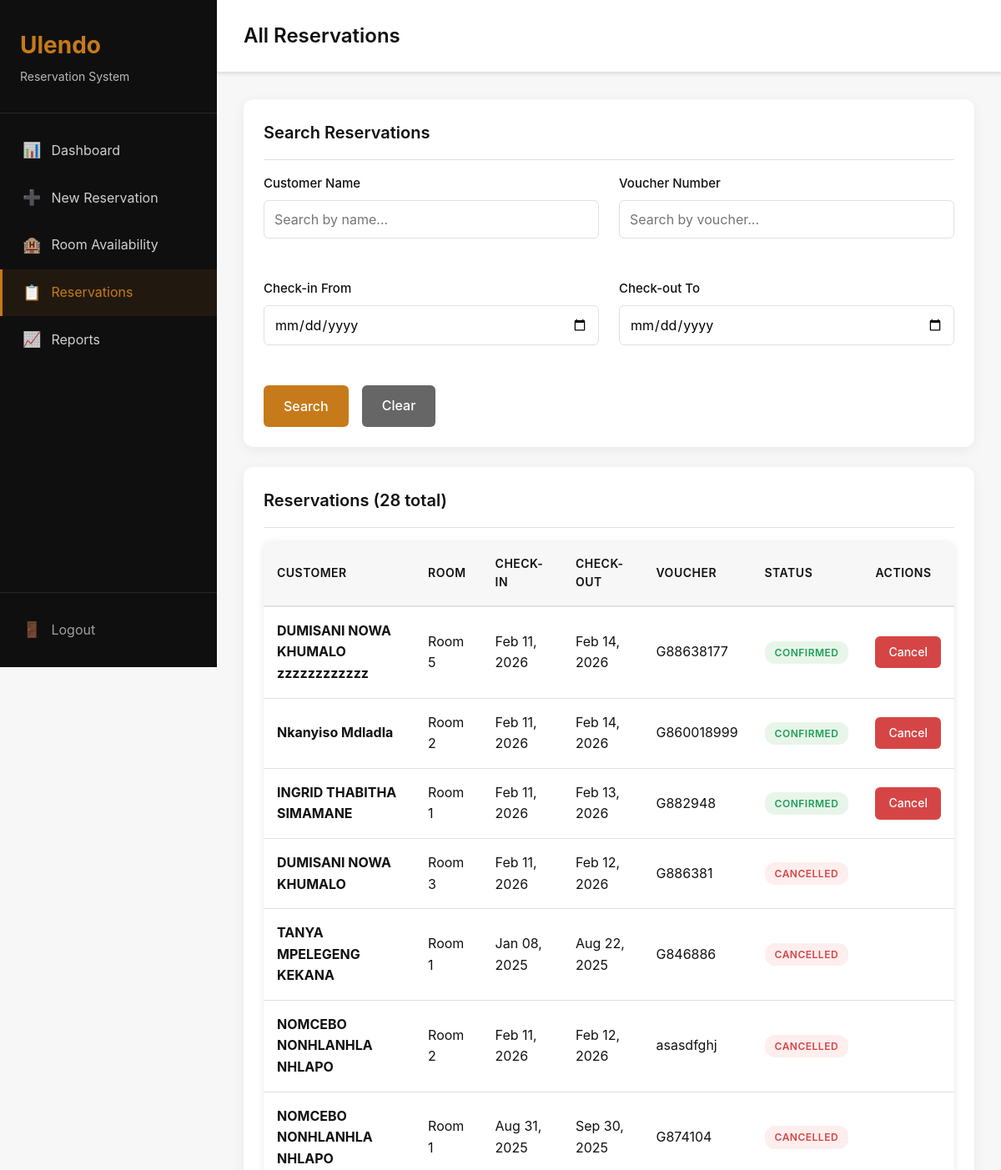
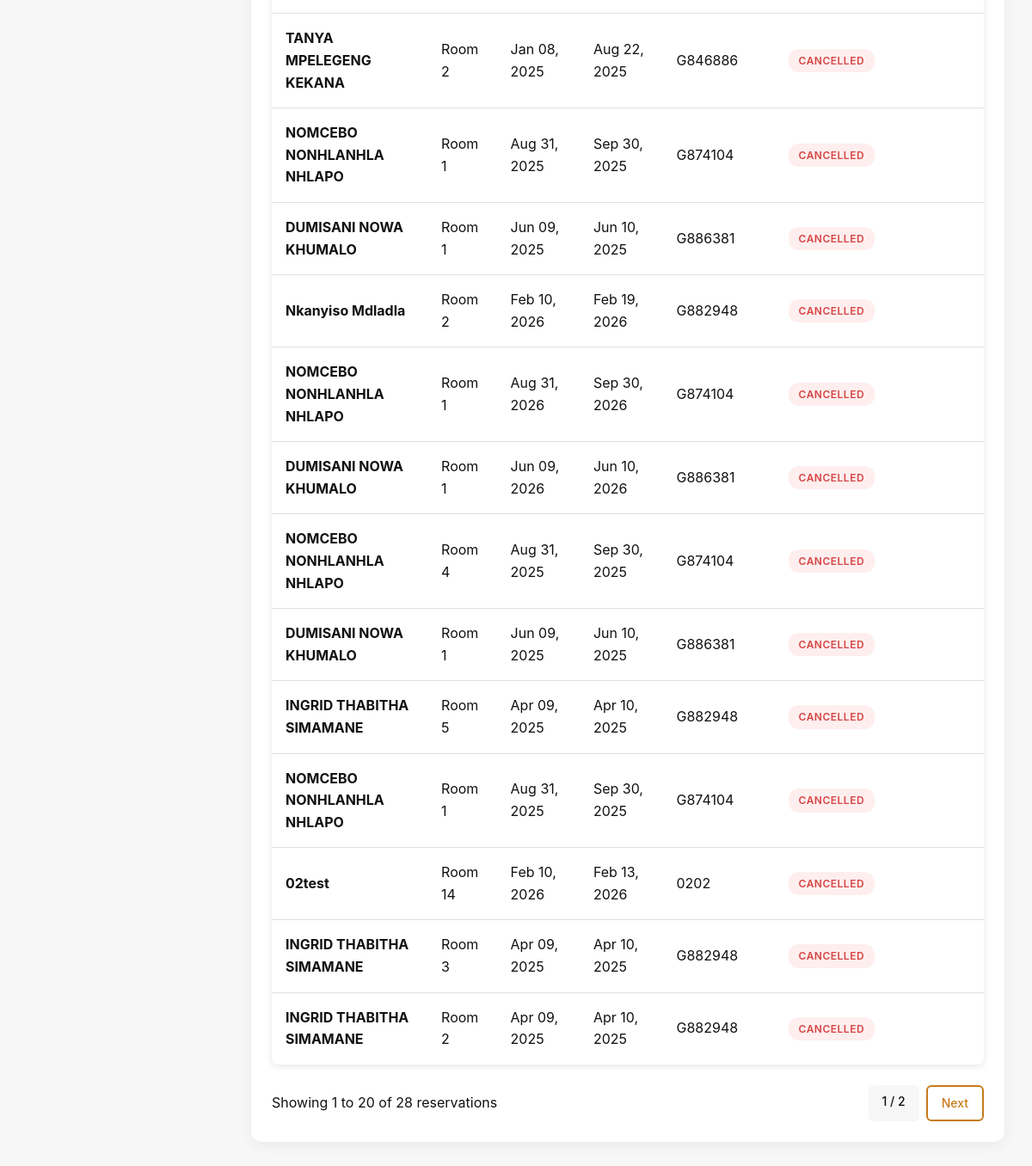
The page /list/ (signed in) on the database as committed earlier (2 pictures, top to bottom).
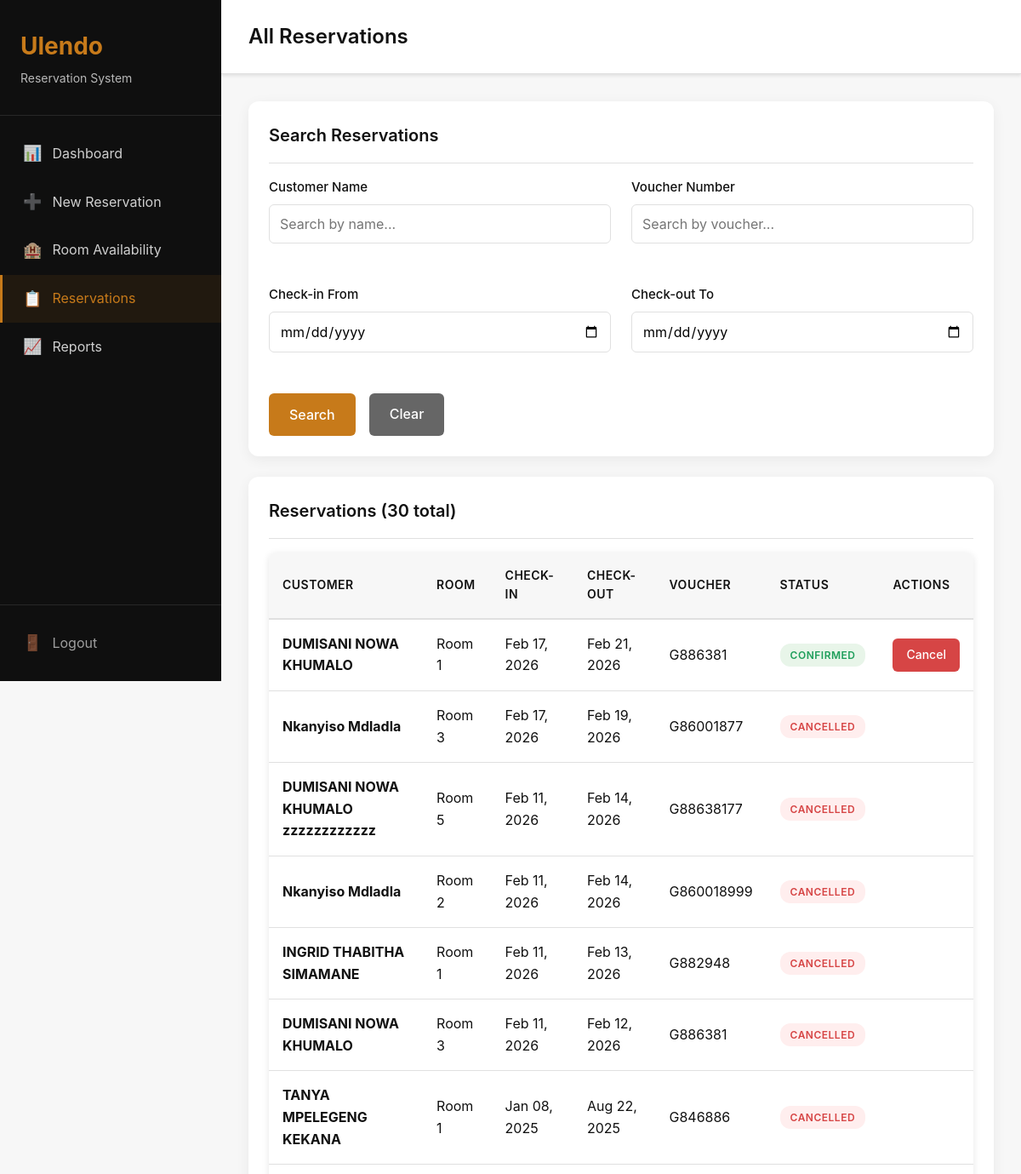
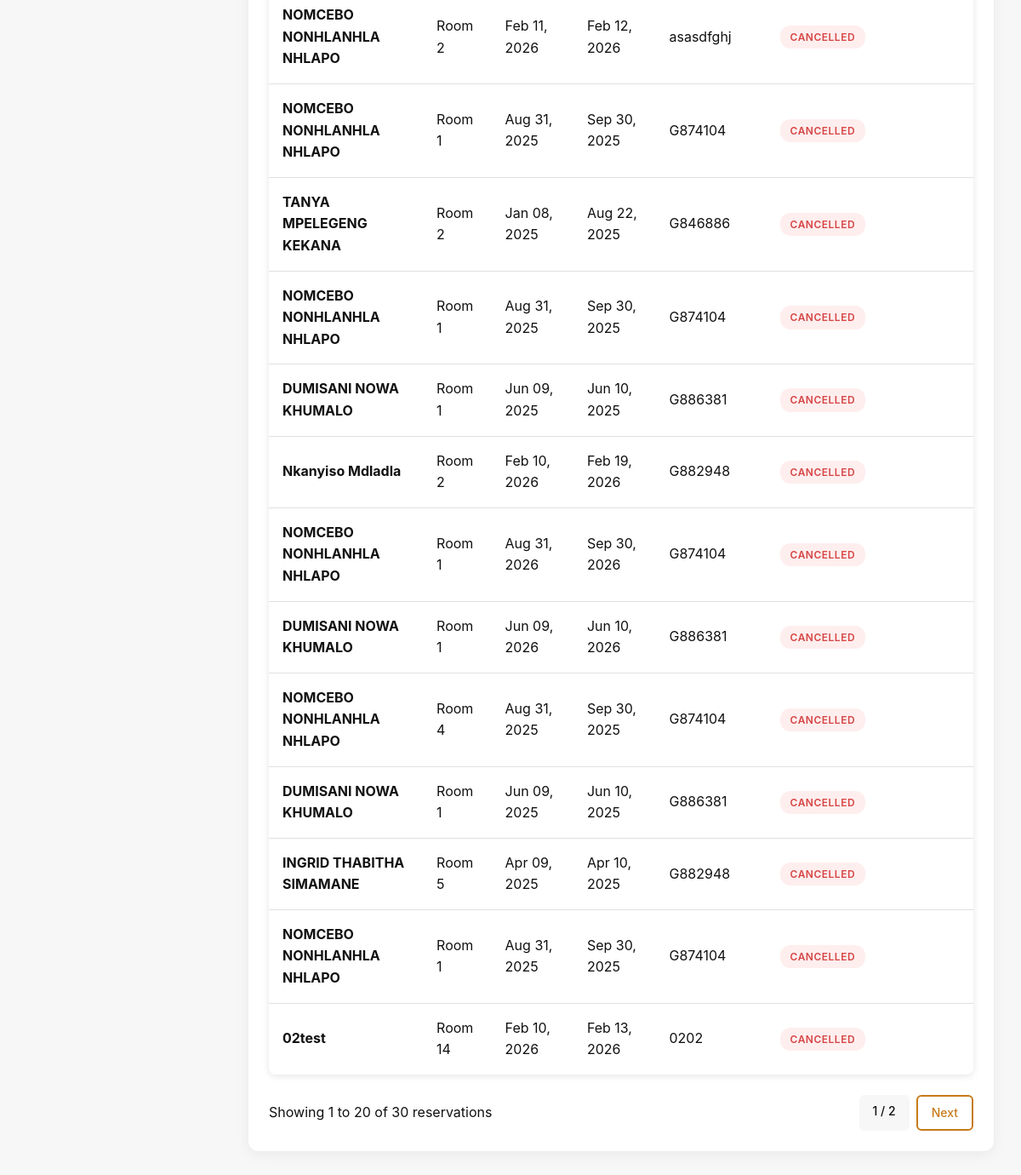
The same page on the database as committed later (2 pictures, top to bottom).
### reservations/models.py (models this page shows, shortened)
class Reservation(models.Model):
    STATUS_CHOICES = [
        ('confirmed', 'Confirmed'),
        ('cancelled', 'Cancelled'),
    ]
    customer_name = models.CharField(max_length=200)
    voucher_number = models.CharField(max_length=100, blank=True, null=True)
    room = models.ForeignKey(Room, on_delete=models.CASCADE, related_name='reservations')
    check_in_date = models.DateField()
    check_out_date = models.DateField()
    status = models.CharField(max_length=20, choices=STATUS_CHOICES, default='confirmed')
    notes = models.TextField(blank=True, null=True)
    created_at = models.DateTimeField(auto_now_add=True)
    updated_at = models.DateTimeField(auto_now=True)
    class Meta:
        ordering = ['-created_at']
        verbose_name = 'Reservation'
        verbose_name_plural = 'Reservations'
        indexes = [
            models.Index(fields=['check_in_date', 'check_out_date']),
            models.Index(fields=['status']),
        ]

### rooms/models.py (models this page shows, shortened)
class Room(models.Model):
    room_number = models.CharField(max_length=10, unique=True)
    room_type = models.CharField(max_length=50, blank=True, null=True)
    is_active = models.BooleanField(default=True)
    created_at = models.DateTimeField(auto_now_add=True)
    updated_at = models.DateTimeField(auto_now=True)
    class Meta:
        ordering = ['room_number']
        verbose_name = 'Room'
        verbose_name_plural = 'Rooms'

### reservations/views.py (the view)
# urls.py: path('list/', views.reservation_list, name='reservation_list'),
@login_required
def reservation_list(request):
    reservations = Reservation.objects.select_related('room').order_by('-created_at')
    search_name = request.GET.get('name', '')
    search_voucher = request.GET.get('voucher', '')
    start_date = request.GET.get('start_date', '')
    end_date = request.GET.get('end_date', '')
    if search_name:
        reservations = reservations.filter(customer_name__icontains=search_name)
    if search_voucher:
        reservations = reservations.filter(voucher_number__icontains=search_voucher)
    if start_date:
        try:
            start_date_obj = datetime.strptime(start_date, '%Y-%m-%d').date()
            reservations = reservations.filter(check_in_date__gte=start_date_obj)
        except ValueError:
            pass
    if end_date:
        try:
            end_date_obj = datetime.strptime(end_date, '%Y-%m-%d').date()
            reservations = reservations.filter(check_out_date__lte=end_date_obj)
        except ValueError:
            pass
    paginator = Paginator(reservations, 20)
    page_number = request.GET.get('page')
    page_obj = paginator.get_page(page_number)
    context = {'page_obj': page_obj, 'search_name': search_name, 'search_voucher': search_voucher, 'start_date': start_date, 'end_date': end_date}
    return render(request, 'reservations/reservation_list.html', context)

### reservations/templates/reservations/reservation_list.html (shortened to what the changed rows need)
{% extends 'base.html' %}
{% block page_title %}All Reservations{% endblock %}
{% block content %}
<div class="card">
    <div class="card-header">
        <h3 class="card-title">Reservations ({{ page_obj.paginator.count }} total)</h3>
    </div>
    <div class="card-body">
        <div class="table-container">
            <table>
                <thead>
                    <tr>
                        <th>Customer</th>
                        <th>Room</th>
                        <th>Check-in</th>
                        <th>Check-out</th>
                        <th>Voucher</th>
                        <th>Status</th>
                        <th>Actions</th>
                    </tr>
                </thead>
                <tbody>
                    {% for reservation in page_obj %}
                    <tr>
                        <td><strong>{{ reservation.customer_name }}</strong></td>
                        <td>Room {{ reservation.room.room_number }}</td>
                        <td>{{ reservation.check_in_date|date:"M d, Y" }}</td>
                        <td>{{ reservation.check_out_date|date:"M d, Y" }}</td>
                        <td>{{ reservation.voucher_number|default:"—" }}</td>
                        <td>
                            {% if reservation.status == 'confirmed' %}
                            <span class="badge badge-success">Confirmed</span>
                            {% else %}
                            <span class="badge badge-error">Cancelled</span>
                            {% endif %}
                        </td>
                        <td>
                            <div class="d-flex gap-1">
                                {% if reservation.status == 'confirmed' %}
                                <a href="{% url 'reservations:cancel_reservation' reservation.pk %}" class="btn btn-sm btn-danger">Cancel</a>
                                {% endif %}
                            </div>
                        </td>
                    </tr>
                    {% empty %}
                    <tr>
                        <td colspan="7" style="text-align: center; padding: 2rem; color: var(--text-secondary);">
                            No reservations found.
                        </td>
                    </tr>
                    {% endfor %}
                </tbody>
            </table>
        </div>
        {% if page_obj.has_other_pages %}
        <div class="d-flex justify-between align-center mt-3">
            <div>
                Showing {{ page_obj.start_index }} to {{ page_obj.end_index }} of {{ page_obj.paginator.count }} reservations
            </div>
            <div class="d-flex gap-1">
                <span class="btn btn-sm" style="background: var(--background);">{{ page_obj.number }} / {{ page_obj.paginator.num_pages }}</span>
                {% if page_obj.has_next %}
                <a href="?page={{ page_obj.next_page_number }}" class="btn btn-sm btn-outline">Next</a>
                {% endif %}
            </div>
        </div>
        {% endif %}
    </div>
</div>
{% endblock %}

Rows that differ between the two databases and show on the page:
no longer on this page (row unchanged): Reservation: customer_name "INGRID THABITHA SIMAMANE", room.room_number "3", check_in_date "Apr 09, 2025", check_out_date "Apr 10, 2025", voucher_number "G882948", status "CANCELLED"
no longer on this page (row unchanged): Reservation: customer_name "INGRID THABITHA SIMAMANE", room.room_number "2", check_in_date "Apr 09, 2025", check_out_date "Apr 10, 2025", voucher_number "G882948", status "CANCELLED"
added Reservation: customer_name "DUMISANI NOWA KHUMALO", room.room_number "1", check_in_date "Feb 17, 2026", check_out_date "Feb 21, 2026", voucher_number "G886381", status "CONFIRMED"
added Reservation: customer_name "Nkanyiso Mdladla", room.room_number "3", check_in_date "Feb 17, 2026", check_out_date "Feb 19, 2026", voucher_number "G86001877", status "CANCELLED"
changed Reservation "DUMISANI NOWA KHUMALO zzzzzzzzzzzz": status "CONFIRMED Cancel" → "CANCELLED"
changed Reservation (number 4 of 20 on the later page): status "CONFIRMED Cancel" → "CANCELLED"
changed Reservation (number 5 of 20 on the later page): status "CONFIRMED Cancel" → "CANCELLED"
Other text that changed with them:
{{ page_obj.paginator.count }}: "28" → "30"
